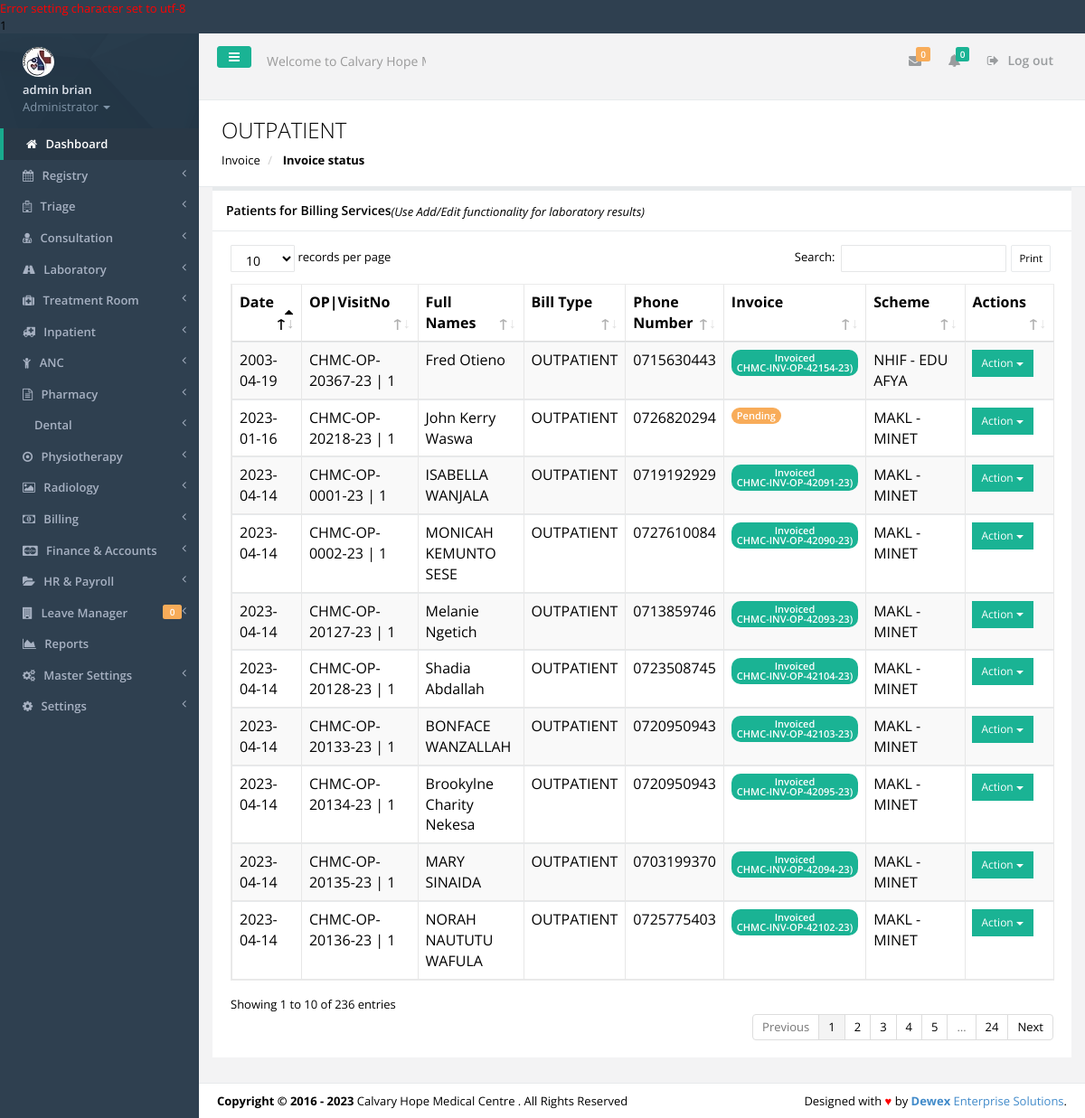
Page /billing_1.php (signed in) on the committed database.
### tables this page shows
CREATE TABLE IF NOT EXISTS `tbl_users` (
  `id` int(11) NOT NULL,
  `f_name` varchar(30) NOT NULL,
  `s_name` varchar(30) NOT NULL,
  `id_no` varchar(30) NOT NULL,
  `email` varchar(30) NOT NULL,
  `phone` varchar(15) NOT NULL,
  `password` varchar(200) NOT NULL,
  `user_l` varchar(50) NOT NULL,
  `profile_image` varchar(45) NOT NULL,
  `active` varchar(30) NOT NULL
);

CREATE TABLE IF NOT EXISTS `tbl_settings` (
  `settings_id` int(11) NOT NULL,
  `slogan` varchar(100) NOT NULL,
  `l_status` varchar(10) NOT NULL,
  `system_name` varchar(30) NOT NULL,
  `campaigner_name` varchar(30) NOT NULL,
  `campaigner_short_name` varchar(30) NOT NULL,
  `campaign_location` varchar(30) NOT NULL,
  `seat` varchar(30) NOT NULL,
  `inst_date` varchar(15) NOT NULL,
  `photo` varchar(30) NOT NULL,
  `photo_size` varchar(10) NOT NULL,
  `photo_type` varchar(20) NOT NULL,
  `custom_reply_msg` varchar(500) NOT NULL,
  `address` varchar(50) NOT NULL,
  `phone` varchar(30) NOT NULL,
  `email` varchar(30) NOT NULL
);

CREATE TABLE IF NOT EXISTS `tbl_registry` (
  `reg_no` int(11) NOT NULL,
  `opnocounter` varchar(30) NOT NULL,
  `visit_no` varchar(20) NOT NULL,
  `id_no` varchar(10) NOT NULL,
  `f_name` varchar(40) NOT NULL,
  `l_name` varchar(40) NOT NULL,
  `phone_no` varchar(15) NOT NULL,
  `gender` varchar(10) NOT NULL,
  `dob` varchar(15) NOT NULL,
  `residence` varchar(100) NOT NULL,
  `opno` varchar(20) NOT NULL,
  `visit_date` varchar(20) NOT NULL,
  `visit_status` varchar(10) NOT NULL,
  `scheme_code` varchar(20) NOT NULL,
  `memberno` varchar(50) NOT NULL,
  `agecategory` varchar(44) NOT NULL,
  `age` varchar(44) NOT NULL,
  `parentFname` varchar(44) NOT NULL,
  `parentLame` varchar(44) NOT NULL,
  `time` timestamp NOT NULL DEFAULT CURRENT_TIMESTAMP ON UPDATE CURRENT_TIMESTAMP
);

CREATE TABLE IF NOT EXISTS `tbl_paymentschemes` (
  `pscheme_id` int(11) NOT NULL,
  `pscheme_code` varchar(20) NOT NULL,
  `pscheme_name` varchar(100) NOT NULL,
  `pscheme_details` varchar(100) NOT NULL,
  `pscheme_oplimit` varchar(30) NOT NULL,
  `pscheme_iplimit` varchar(30) NOT NULL,
  `pscheme_copayments` varchar(30) NOT NULL
);

### includes/authenticate.php (called while the page is built, shortened)
<?php
require_once 'inc/auth.php';
$signedemail = $_SESSION['email'];
$adminDetails = mysqli_query($dbconnect,"SELECT * FROM tbl_users WHERE email='$signedemail'");
$dd = mysqli_fetch_assoc($adminDetails);
$sfname = $dd['f_name'];
$ssname = $dd['s_name'];
$sidno = $dd['id_no'];
$user_l = $dd['user_l'];
	$getcountleaves =mysqli_query($dbconnect,"SELECT COUNT(*) as k FROM tbl_leavetransactions WHERE leavetrans_approver='$sidno' AND leavetrans_status='APPLIED'");
	$gcntttl1 = mysqli_fetch_array($getcountleaves);
	$leavestoapprove = $gcntttl1['k'];
?>

### inc/auth.php (called while the page is built, shortened)
<?php
include('config.php');
$dbhost = "localhost";
$dbuser = "root";
$dbpass = "";
$dbname = "agrovet";
$dbconnect = new mysqli($dbhost, $dbuser, $dbpass, $dbname);
$get_system_settings = mysqli_query($dbconnect,"SELECT * FROM tbl_settings LIMIT 1");
$smartC = mysqli_fetch_array($get_system_settings);
$smart_name = $smartC['system_name'];
?>

### billing_1.php (the view, shortened to what this page needs)
<?php include('includes/authenticate.php'); ?>
<!DOCTYPE html>
<html>
<head>
    <?php include('includes/meta.php');?>
    <link href="css/plugins/dataTables/dataTables.bootstrap.css" rel="stylesheet">
    <link href="css/plugins/dataTables/dataTables.responsive.css" rel="stylesheet">
    <link href="css/plugins/dataTables/dataTables.tableTools.min.css" rel="stylesheet">
</head>
<body>
    <div id="wrapper">
	<?php include('includes/sidebar.php');?>
        <div id="page-wrapper" class="gray-bg">
        <div class="row border-bottom">
			<?php include('includes/top-nav.php'); ?>
        </div>
		<?php
			$patientcategory='OUTPATIENT';
			$getLabPatients = mysqli_query($dbconnect, "SELECT * FROM tbl_registry r INNER JOIN tbl_billing b ON b.bill_opno=r.opno AND b.bill_visitno=r.visit_no WHERE b.bill_patientcategory='$patientcategory' GROUP BY b.bill_opno");
			$title='Patients for Billing Services';
		?>
			<div class="row wrapper border-bottom white-bg page-heading">
			<div class="col-lg-7">
				<h2><?php echo $patientcategory; ?></h2>
				<ol class="breadcrumb">
					<li>
						<a href="invoicer.php">Invoice</a>
					</li>
					<li class="active">
						<strong>Invoice status</strong>
					</li>
				</ol>
			</div>
				<div class="col-lg-5">
				</div>
		</div>
				<div class="row">
				<form>
                <div class="col-lg-12">
                <div class="ibox float-e-margins">
                    <div class="ibox-title">
                        <h5><?php echo $title;?></h5><i>(Use Add/Edit functionality for laboratory results)</i>
                    </div>
                    <div class="ibox-content">
					<table class="table table-striped table-bordered table-hover dataTables-example">
						<thead>
						<tr>
							<th>Date</th>
							<th>OP|VisitNo</th>
							<th>Full Names</th>
							<th>Bill Type</th>
							<th>Phone Number</th>
							<th>Invoice</th>
							<th>Scheme</th>
							<th>Actions </th>
						</tr>
						</thead>
						<tbody>
						<?php
						while($gaclab = mysqli_fetch_array($getLabPatients)){
						$fnames = $gaclab['f_name'];
						$lnames = $gaclab['l_name'];
						$phonenumber = $gaclab['phone_no'];
						$opno = $gaclab['opno'];
						$scheme_code = $gaclab['scheme_code'];
						$visitno = $gaclab['visit_no'];
						$visit_date = $gaclab['visit_date'];
						?>
							<td><?php echo $visit_date; ?></td>
							<td><?php echo $opno; ?> | <?php echo $visitno; ?></td>
							<td><?php echo "$fnames $lnames"; ?></td>
							<td><?php echo $patientcategory; ?></td>
							<td><?php echo $phonenumber; ?></td>
							<td><?php
									$getinvo = mysqli_query($dbconnect, "SELECT invoice_no FROM tbl_patientinvoices WHERE invoice_visitno='$visitno' AND invoice_opno='$opno' AND invoice_category='$patientcategory' LIMIT 1");
										$giv = mysqli_fetch_assoc($getinvo);
										$invoice_no = $giv['invoice_no'];
										if($invoice_no!=null){
											?>
											<span class="badge badge-primary">Invoiced<br><?php echo $invoice_no; ?>)</span>
											<?php
										}else{
											?>
											<span class="badge badge-warning"> Pending </span>
											<?php
										}
								?>
							</td>
							<td>
								<?php
									$getlss = mysqli_query($dbconnect, "SELECT pscheme_name FROM tbl_paymentschemes WHERE pscheme_code='$scheme_code'");
										$lrarrayy = mysqli_fetch_array($getlss);
										$pscheme_name = $lrarrayy['pscheme_name'];
											echo "$pscheme_name";
										?>
							</td>
							<td>
							<div class="input-group-btn">
								<button data-toggle="dropdown" class="btn btn-primary btn-sm dropdown-toggle" type="button">Action <span class="caret"></span></button>
							</div>
							</td>
						<?php
						}
						?>
						</tbody>
						</table>
                </div>
            </div>
            </div>
			</form>
        </div>
		<?php include 'includes/footer.php'?>
    </div>
    </div>
</body>
</html>

### includes/sidebar.php (shortened to what this page needs)
<nav class="navbar-default navbar-static-side" role="navigation">
            <div class="sidebar-collapse">
                <ul class="nav" id="side-menu">
                    <li class="nav-header">
                        <div class="dropdown profile-element"> <span>
                            <img alt="image" class="img-circle" src="img/profile_small.jpg" />
                             </span>
                            <a data-toggle="dropdown" class="dropdown-toggle" href="#">
                            <span class="clear"> <span class="block m-t-xs"> <strong class="font-bold"><?php echo "$sfname $ssname";?></strong>
                             </span> <span class="text-muted text-xs block">Administrator <b class="caret"></b></span> </span> </a>
                        </div>
                    </li>
                    <li class="active">
                        <a href="index.php"><i class="fa fa-home"></i> <span class="nav-label">Dashboard</span></a>
                    </li>
					<?php
					if($user_l=='REGISTRY'||$user_l=='ADMINISTRATOR'){
					?>
					<li>
                        <a href="registry.php"><i class="fa fa-calendar"></i> <span class="nav-label">Registry </span><span class="fa arrow"></span></a>
                    </li>
					<?php
					}
					if($user_l=='TRIAGE'||$user_l=='ADMINISTRATOR'||$user_l=='TREATMENTROOM'){
					?>
					<li>
						<a href="#"><i class="fa fa-hospital-o"></i> <span class="nav-label">Triage </span><span class="fa arrow"></span></a>
					</li>
					<?php
					}
					if($user_l=='CONSULTATION'||$user_l=='ADMINISTRATOR'){
					?>
					<li>
                        <a href="#"><i class="fa fa-user-md"></i> <span class="nav-label">Consultation </span><span class="fa arrow"></span></a>
                    </li>
					<?php
					}
					if($user_l=='LABORATORY'||$user_l=='ADMINISTRATOR'){
					?>
					<li>
                        <a href="#"><i class="fa fa-road"></i> <span class="nav-label">Laboratory </span><span class="fa arrow"></span></a>
                    </li>
					<?php
					}
					if($user_l=='TRIAGE'||$user_l=='ADMINISTRATOR'||$user_l=='TREATMENTROOM'){
					?>
					<li>
                        <a href="#"><i class="fa fa-medkit"></i> <span class="nav-label">Treatment Room </span><span class="fa arrow"></span></a>
                    </li>
					<li>
                        <a href="#"><i class="fa fa-ambulance"></i> <span class="nav-label">Inpatient </span><span class="fa arrow"></span></a>
                    </li>
					<li>
                        <a href="#"><i class="fa fa-child"></i> <span class="nav-label">ANC </span><span class="fa arrow"></span></a>
                    </li>
					<?php
					}
					if($user_l=='PHARMACY'||$user_l=='ADMINISTRATOR'){
					?>
					<li>
                        <a href="#"><i class="fa fa-file-text-o"></i> <span class="nav-label">Pharmacy </span><span class="fa arrow"></span></a>
                    </li>
					<?php
					}
					if($user_l=='ADMINISTRATOR'){
					?>
					<li>
                        <a href="#"><i class="fa-solid fa-road"></i> <span class="nav-label">Dental </span><span class="fa arrow"></span></a>
                    </li>
					<li>
                        <a href="#"><i class="fa fa-dot-circle-o"></i> <span class="nav-label">Physiotherapy </span><span class="fa arrow"></span></a>
                    </li>
						<li>
                        <a href="#"><i class="fa fa-photo"></i> <span class="nav-label">Radiology </span><span class="fa arrow"></span></a>
                    </li>
					<?php
					}
					if($user_l=='REGISTRY'||$user_l=='ADMINISTRATOR'){
					?>
					<li>
                        <a href="#"><i class="fa fa-money"></i> <span class="nav-label">Billing </span><span class="fa arrow"></span></a>
                    </li>
					<?php
					}
					if($user_l=='ADMINISTRATOR'){
					?>
					<li>
                        <a href="#"><i class="fa fa-cc-mastercard"></i> <span class="nav-label">Finance & Accounts </span><span class="fa arrow"></span></a>
                    </li>
					<?php } ?>
					<li>
                        <a href="#"><i class="fa fa-folder-open"></i> <span class="nav-label">HR & Payroll </span><span class="fa arrow"></span></a>
                    </li>
					<li>
                        <a href="#"><i class="fa fa-building"></i> <span class="nav-label">Leave Manager </span><span class="fa arrow"></span><span class="label label-warning pull-right"><?php echo $leavestoapprove; ?></span></a>
                    </li>
					<?php
					if($user_l=='ADMINISTRATOR'){
					?>
					 <li>
                        <a href="reports.php"><i class="fa fa-area-chart"></i> <span class="nav-label">Reports</a>
                    </li>
                    <li>
                        <a href="#"><i class="fa fa-cogs"></i> <span class="nav-label">Master Settings</span><span class="fa arrow"></span></a>
                    </li>
                    <li>
                        <a href="#"><i class="fa fa-gear"></i> <span class="nav-label"> Settings</span><span class="fa arrow"></span></a>
                    </li>
					<?php
					}
					?>
                </ul>
            </div>
        </nav>

### includes/top-nav.php (shortened to what this page needs)
<nav class="navbar navbar-static-top" role="navigation" style="margin-bottom: 0">
        <div class="navbar-header">
            <a class="navbar-minimalize minimalize-styl-2 btn btn-primary " href="#"><i class="fa fa-bars"></i> </a>
            <form role="search" class="navbar-form-custom" method="post" action="search_results.html">
                <div class="form-group">
                    <input type="text" placeholder="Welcome to <?php echo $smart_name; ?>..." class="form-control" name="top-search" id="top-search">
                </div>
            </form>
        </div>
            <ul class="nav navbar-top-links navbar-right">
                <li>
                    <a class="count-info" tooltip="Unread" href="#">
                        <i class="fa fa-envelope"></i>  <span class="label label-warning">0</span>
                    </a>
                </li>
                <li>
                    <a class="count-info" data-toggle="dropdowhn" tooltip="Marked Important" href="#">
                        <i class="fa fa-bell"></i>  <span class="label label-primary">0</span>
                    </a>
                 </li>
				<li>
                    <a href="logout.php?logout">
                        <i class="fa fa-sign-out"></i> Log out
                    </a>
                </li>
            </ul>
	</nav>

### includes/footer.php
<div class="footer">
    <div class="pull-right">
        Designed with <span style="color:red">&hearts;</span> by <a href="mailto: isaacwex@gmail.com tel:0729522550" target="_blank" title="We're Dewex Enterprise Solutions" target="_blank" rel="dofollow"><strong>Dewex</strong> Enterprise Solutions</a>.
    </div>
    <div>
        <strong>Copyright &copy; 2016 - <?php echo date('Y'); ?></strong> <?php echo $smart_name; ?> . All Rights Reserved
    </div>
</div>

### rows in the picture
tbl_users: f_name "admin", s_name "brian"
tbl_settings: top-search "Welcome to Calvary Hope Medical Centre...", system_name "Calvary Hope Medical Centre"
tbl_registry: visit_date "2023-04-14", opno "CHMC-OP-0001-23", visit_no "1", f_name "ISABELLA", l_name "WANJALA", phone_no "0719192929", invoice_no "CHMC-INV-OP-42091-23", tbl_paymentschemes.pscheme_name "MAKL - MINET"
tbl_registry: visit_date "2023-04-14", opno "CHMC-OP-0002-23", visit_no "1", f_name "MONICAH", l_name "KEMUNTO SESE", phone_no "0727610084", invoice_no "CHMC-INV-OP-42090-23", tbl_paymentschemes.pscheme_name "MAKL - MINET"
tbl_registry: visit_date "2023-04-14", opno "CHMC-OP-20127-23", visit_no "1", f_name "Melanie", l_name "Ngetich", phone_no "0713859746", invoice_no "CHMC-INV-OP-42093-23", tbl_paymentschemes.pscheme_name "MAKL - MINET"
tbl_registry: visit_date "2023-04-14", opno "CHMC-OP-20128-23", visit_no "1", f_name "Shadia", l_name "Abdallah", phone_no "0723508745", invoice_no "CHMC-INV-OP-42104-23", tbl_paymentschemes.pscheme_name "MAKL - MINET"
tbl_registry: visit_date "2023-04-14", opno "CHMC-OP-20133-23", visit_no "1", f_name "BONFACE", l_name "WANZALLAH", phone_no "0720950943", invoice_no "CHMC-INV-OP-42103-23", tbl_paymentschemes.pscheme_name "MAKL - MINET"
tbl_registry: visit_date "2023-04-14", opno "CHMC-OP-20134-23", visit_no "1", f_name "Brookylne Charity", l_name "Nekesa", phone_no "0720950943", invoice_no "CHMC-INV-OP-42095-23", tbl_paymentschemes.pscheme_name "MAKL - MINET"
tbl_registry: visit_date "2023-04-14", opno "CHMC-OP-20135-23", visit_no "1", f_name "MARY", l_name "SINAIDA", phone_no "0703199370", invoice_no "CHMC-INV-OP-42094-23", tbl_paymentschemes.pscheme_name "MAKL - MINET"
tbl_registry: visit_date "2023-04-14", opno "CHMC-OP-20136-23", visit_no "1", f_name "NORAH", l_name "NAUTUTU WAFULA", phone_no "0725775403", invoice_no "CHMC-INV-OP-42102-23", tbl_paymentschemes.pscheme_name "MAKL - MINET"
tbl_registry: visit_date "2023-01-16", opno "CHMC-OP-20218-23", visit_no "1", f_name "John Kerry", l_name "Waswa", phone_no "0726820294", shows "Pending", tbl_paymentschemes.pscheme_name "MAKL - MINET"
tbl_registry: visit_date "2003-04-19", opno "CHMC-OP-20367-23", visit_no "1", f_name "Fred", l_name "Otieno", phone_no "0715630443", invoice_no "CHMC-INV-OP-42154-23", tbl_paymentschemes.pscheme_name "NHIF - EDU AFYA"

### other values in the picture
$dbconnect->error() "1"
$leavestoapprove "0"
$patientcategory "OUTPATIENT"
$title "Patients for Billing Services"
